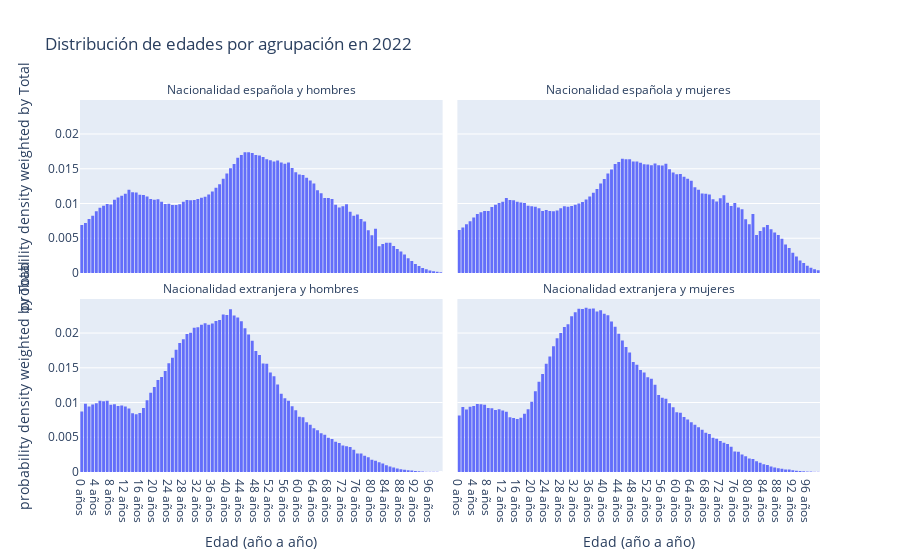

The notebook cell saved with this chart:
### Code cell
spanish_population_age_dist_agrupation()

### Figure 1 — Plotly figure (JSON) as saved in the notebook; plotly's stock layout.template omitted (floating-point values rounded to 4 significant figures)
{"data": [{"alignmentgroup": "True", "bingroup": "x", "histfunc": "sum", "histnorm": "probability density", "hovertemplate": "Agrupación=Nacionalidad española y hombres<br>Edad (año a año)=%{x}<br>probability density weighted by Total=%{y}<extra></extra>", "legendgroup": "", "marker": {"color": "#636efa", "pattern": {"shape": ""}}, "name": "", "offsetgroup": "", "orientation": "v", "showlegend": false, "type": "histogram", "x": ["0 años", "1 año", "2 años", "3 años", "4 años", "5 años", "6 años", "7 años", "8 años", "9 años", "10 años", "11 años", "12 años", "13 años", "14 años", "15 años", "16 años", "17 años", "18 años", "19 años", "20 años", "21 años", "22 años", "23 años", "24 años", "25 años", "26 años", "27 años", "28 años", "29 años", "30 años", "31 años", "32 años", "33 años", "34 años", "35 años", "36 años", "37 años", "38 años", "39 años", "40 años", "41 años", "42 años", "43 años", "44 años", "45 años", "46 años", "47 años", "48 años", "49 años", "50 años", "51 años", "52 años", "53 años", "54 años", "55 años", "56 años", "57 años", "58 años", "59 años", "60 años", "61 años", "62 años", "63 años", "64 años", "65 años", "66 años", "67 años", "68 años", "69 años", "70 años", "71 años", "72 años", "73 años", "74 años", "75 años", "76 años", "77 años", "78 años", "79 años", "80 años", "81 años", "82 años", "83 años", "84 años", "85 años", "86 años", "87 años", "88 años", "89 años", "90 años", "91 años", "92 años", "93 años", "94 años", "95 años", "96 años", "97 años", "98 años", "99 años"], "xaxis": "x3", "y": [141147, 147033, 158797, 168399, 182110, 192064, 198237, 203102, 201803, 215846, 222811, 228000, 233567, 245753, 237812, 237255, 230695, 229722, 225523, 218198, 215869, 217175, 209745, 203280, 204242, 200750, 200767, 202436, 209839, 214840, 214074, 215097, 218400, 222022, 224790, 231039, 240303, 250955, 261266, 277755, 293421, 308838, 321392, 339860, 347680, 356021, 355952, 354045, 347568, 346024, 341746, 335461, 332214, 328742, 331924, 325705, 321945, 325725, 309270, 296925, 290077, 289167, 280839, 272444, 264136, 243560, 234889, 220894, 220786, 217981, 200951, 192797, 197076, 202597, 180738, 168453, 172657, 159029, 152074, 126034, 111575, 130289, 78747, 85146, 89493, 89354, 79708, 70789, 63186, 54466, 43701, 35317, 26835, 20760, 14496, 10729, 7268, 5145, 3458, 2216], "yaxis": "y3"}, {"alignmentgroup": "True", "bingroup": "x", "histfunc": "sum", "histnorm": "probability density", "hovertemplate": "Agrupación=Nacionalidad española y mujeres<br>Edad (año a año)=%{x}<br>probability density weighted by Total=%{y}<extra></extra>", "legendgroup": "", "marker": {"color": "#636efa", "pattern": {"shape": ""}}, "name": "", "offsetgroup": "", "orientation": "v", "showlegend": false, "type": "histogram", "x": ["0 años", "1 año", "2 años", "3 años", "4 años", "5 años", "6 años", "7 años", "8 años", "9 años", "10 años", "11 años", "12 años", "13 años", "14 años", "15 años", "16 años", "17 años", "18 años", "19 años", "20 años", "21 años", "22 años", "23 años", "24 años", "25 años", "26 años", "27 años", "28 años", "29 años", "30 años", "31 años", "32 años", "33 años", "34 años", "35 años", "36 años", "37 años", "38 años", "39 años", "40 años", "41 años", "42 años", "43 años", "44 años", "45 años", "46 años", "47 años", "48 años", "49 años", "50 años", "51 años", "52 años", "53 años", "54 años", "55 años", "56 años", "57 años", "58 años", "59 años", "60 años", "61 años", "62 años", "63 años", "64 años", "65 años", "66 años", "67 años", "68 años", "69 años", "70 años", "71 años", "72 años", "73 años", "74 años", "75 años", "76 años", "77 años", "78 años", "79 años", "80 años", "81 años", "82 años", "83 años", "84 años", "85 años", "86 años", "87 años", "88 años", "89 años", "90 años", "91 años", "92 años", "93 años", "94 años", "95 años", "96 años", "97 años", "98 años", "99 años"], "xaxis": "x4", "y": [132798, 140476, 150166, 159681, 171462, 181644, 187627, 191086, 191146, 203444, 210131, 215588, 219484, 231517, 224814, 224632, 220017, 217654, 215670, 207452, 206012, 204431, 199406, 191068, 194193, 191497, 190658, 192692, 199627, 205729, 203998, 206232, 210277, 214685, 218652, 226566, 236294, 247604, 258697, 275663, 290049, 306903, 319246, 336187, 342191, 352553, 350710, 350748, 343894, 343634, 339695, 335759, 334390, 332566, 337871, 332221, 331613, 336708, 319833, 310282, 304444, 305363, 297208, 290647, 284171, 264327, 256492, 244815, 244432, 241809, 227364, 220514, 230161, 239889, 216931, 206800, 215634, 201894, 196969, 165918, 150402, 182212, 117486, 129569, 140731, 147701, 134916, 125074, 116976, 105309, 88087, 77351, 62121, 51054, 38736, 30465, 22502, 16489, 11546, 8161], "yaxis": "y4"}, {"alignmentgroup": "True", "bingroup": "x", "histfunc": "sum", "histnorm": "probability density", "hovertemplate": "Agrupación=Nacionalidad extranjera y hombres<br>Edad (año a año)=%{x}<br>probability density weighted by Total=%{y}<extra></extra>", "legendgroup": "", "marker": {"color": "#636efa", "pattern": {"shape": ""}}, "name": "", "offsetgroup": "", "orientation": "v", "showlegend": false, "type": "histogram", "x": ["0 años", "1 año", "2 años", "3 años", "4 años", "5 años", "6 años", "7 años", "8 años", "9 años", "10 años", "11 años", "12 años", "13 años", "14 años", "15 años", "16 años", "17 años", "18 años", "19 años", "20 años", "21 años", "22 años", "23 años", "24 años", "25 años", "26 años", "27 años", "28 años", "29 años", "30 años", "31 años", "32 años", "33 años", "34 años", "35 años", "36 años", "37 años", "38 años", "39 años", "40 años", "41 años", "42 años", "43 años", "44 años", "45 años", "46 años", "47 años", "48 años", "49 años", "50 años", "51 años", "52 años", "53 años", "54 años", "55 años", "56 años", "57 años", "58 años", "59 años", "60 años", "61 años", "62 años", "63 años", "64 años", "65 años", "66 años", "67 años", "68 años", "69 años", "70 años", "71 años", "72 años", "73 años", "74 años", "75 años", "76 años", "77 años", "78 años", "79 años", "80 años", "81 años", "82 años", "83 años", "84 años", "85 años", "86 años", "87 años", "88 años", "89 años", "90 años", "91 años", "92 años", "93 años", "94 años", "95 años", "96 años", "97 años", "98 años", "99 años"], "xaxis": "x", "y": [24179, 27317, 26229, 26967, 27508, 28476, 28326, 28511, 26916, 27094, 26404, 26547, 26186, 25417, 23515, 23088, 23564, 25605, 28644, 31657, 34029, 36743, 37999, 40344, 43438, 45733, 48904, 51554, 53111, 55186, 55725, 57664, 57894, 58903, 59451, 58926, 59432, 60368, 60832, 62964, 62831, 65092, 62602, 61756, 60324, 57496, 54974, 52436, 48348, 46743, 43373, 43266, 39742, 38272, 34943, 31315, 29490, 28496, 26258, 24740, 22139, 21860, 19896, 18862, 17462, 16646, 15456, 14846, 13694, 13150, 12126, 11611, 10616, 10331, 9960, 8921, 7377, 7374, 6489, 5873, 4947, 4474, 3939, 3397, 2743, 2223, 1839, 1449, 1125, 901, 734, 567, 386, 309, 217, 144, 99, 56, 51, 30], "yaxis": "y"}, {"alignmentgroup": "True", "bingroup": "x", "histfunc": "sum", "histnorm": "probability density", "hovertemplate": "Agrupación=Nacionalidad extranjera y mujeres<br>Edad (año a año)=%{x}<br>probability density weighted by Total=%{y}<extra></extra>", "legendgroup": "", "marker": {"color": "#636efa", "pattern": {"shape": ""}}, "name": "", "offsetgroup": "", "orientation": "v", "showlegend": false, "type": "histogram", "x": ["0 años", "1 año", "2 años", "3 años", "4 años", "5 años", "6 años", "7 años", "8 años", "9 años", "10 años", "11 años", "12 años", "13 años", "14 años", "15 años", "16 años", "17 años", "18 años", "19 años", "20 años", "21 años", "22 años", "23 años", "24 años", "25 años", "26 años", "27 años", "28 años", "29 años", "30 años", "31 años", "32 años", "33 años", "34 años", "35 años", "36 años", "37 años", "38 años", "39 años", "40 años", "41 años", "42 años", "43 años", "44 años", "45 años", "46 años", "47 años", "48 años", "49 años", "50 años", "51 años", "52 años", "53 años", "54 años", "55 años", "56 años", "57 años", "58 años", "59 años", "60 años", "61 años", "62 años", "63 años", "64 años", "65 años", "66 años", "67 años", "68 años", "69 años", "70 años", "71 años", "72 años", "73 años", "74 años", "75 años", "76 años", "77 años", "78 años", "79 años", "80 años", "81 años", "82 años", "83 años", "84 años", "85 años", "86 años", "87 años", "88 años", "89 años", "90 años", "91 años", "92 años", "93 años", "94 años", "95 años", "96 años", "97 años", "98 años", "99 años"], "xaxis": "x2", "y": [22529, 25838, 24912, 25948, 26272, 27059, 27006, 26716, 25445, 25363, 24637, 24940, 24456, 23977, 21817, 21488, 21069, 21562, 23172, 24932, 27975, 32159, 35871, 38974, 43080, 45999, 50064, 53232, 55276, 57745, 58747, 61935, 63561, 64974, 64854, 65393, 64968, 65105, 63852, 64346, 62999, 62403, 59892, 57759, 54970, 52294, 49712, 47574, 43737, 42719, 40587, 39616, 37736, 37067, 34709, 30641, 29583, 29116, 27400, 25769, 23769, 23538, 21874, 20847, 19790, 18804, 17849, 16850, 15626, 15095, 13626, 13272, 12320, 11629, 11118, 10050, 8133, 8023, 6925, 6272, 5402, 5132, 4320, 3670, 3112, 2783, 2187, 1775, 1509, 1275, 956, 971, 734, 547, 376, 321, 206, 171, 110, 91], "yaxis": "y2"}], "layout": {"annotations": [{"font": {}, "showarrow": false, "text": "Nacionalidad extranjera y hombres", "x": 0.245, "xanchor": "center", "xref": "paper", "y": 0.465, "yanchor": "bottom", "yref": "paper"}, {"font": {}, "showarrow": false, "text": "Nacionalidad extranjera y mujeres", "x": 0.755, "xanchor": "center", "xref": "paper", "y": 0.465, "yanchor": "bottom", "yref": "paper"}, {"font": {}, "showarrow": false, "text": "Nacionalidad española y hombres", "x": 0.245, "xanchor": "center", "xref": "paper", "y": 1.0, "yanchor": "bottom", "yref": "paper"}, {"font": {}, "showarrow": false, "text": "Nacionalidad española y mujeres", "x": 0.755, "xanchor": "center", "xref": "paper", "y": 1.0, "yanchor": "bottom", "yref": "paper"}], "barmode": "relative", "legend": {"tracegroupgap": 0}, "title": {"text": "Distribución de edades por agrupación en 2022"}, "xaxis": {"anchor": "y", "domain": [0, 0.49], "title": {"text": "Edad (año a año)"}}, "xaxis2": {"anchor": "y2", "domain": [0.51, 1], "matches": "x", "title": {"text": "Edad (año a año)"}}, "xaxis3": {"anchor": "y3", "domain": [0, 0.49], "matches": "x", "showticklabels": false}, "xaxis4": {"anchor": "y4", "domain": [0.51, 1], "matches": "x", "showticklabels": false}, "yaxis": {"anchor": "x", "domain": [0, 0.465], "title": {"text": "probability density weighted by Total"}}, "yaxis2": {"anchor": "x2", "domain": [0, 0.465], "matches": "y", "showticklabels": false}, "yaxis3": {"anchor": "x3", "domain": [0.535, 1.0], "matches": "y", "title": {"text": "probability density weighted by Total"}}, "yaxis4": {"anchor": "x4", "domain": [0.535, 1.0], "matches": "y", "showticklabels": false}}}
